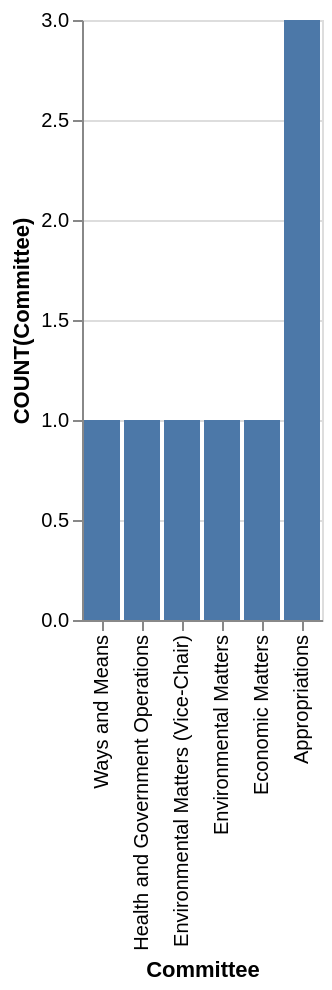

Source (Vega-Lite JSON):
### Vega-Lite specification from a JSON file in a GitHub repository (floating-point values rounded to 4 significant figures)
{"data": {"values": [{"x_data": "Ways and Means", "y_data": 1}, {"x_data": "Health and Government Operations", "y_data": 1}, {"x_data": "Environmental Matters (Vice-Chair)", "y_data": 1}, {"x_data": "Environmental Matters", "y_data": 1}, {"x_data": "Economic Matters", "y_data": 1}, {"x_data": "Appropriations", "y_data": 3}]}, "mark": "bar", "encoding": {"x": {"field": "x_data", "type": "nominal", "title": "Committee", "sort": "descending"}, "y": {"field": "y_data", "type": "quantitative", "title": "COUNT(Committee)"}}}
